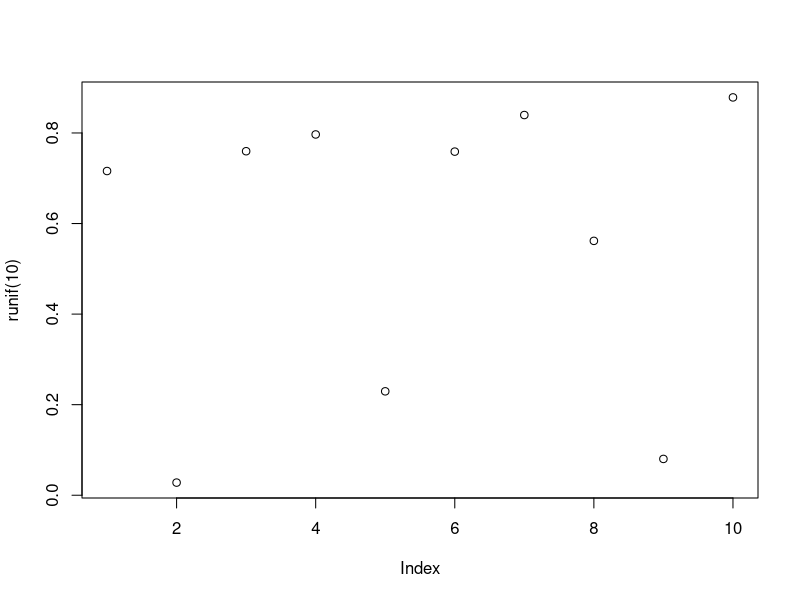
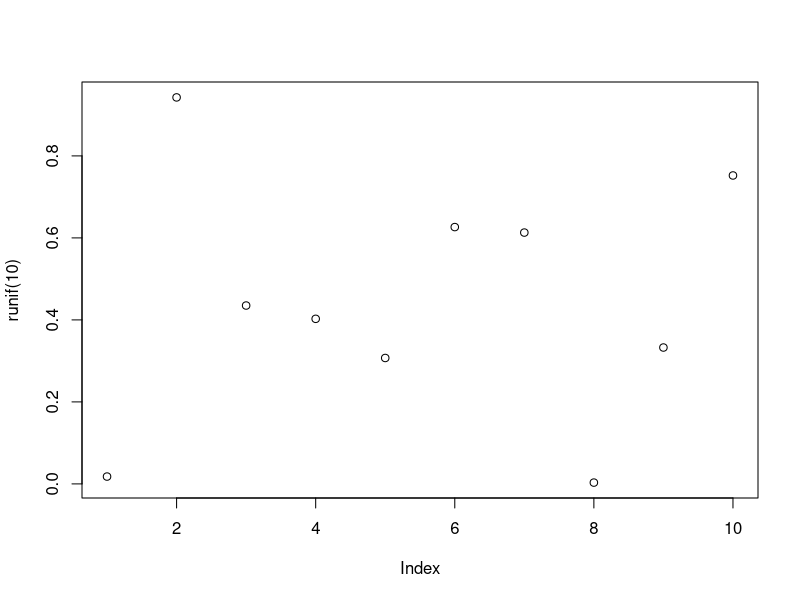

These charts were generated, in order, by the following R code:
## ---- chunk 1
plot(runif(10))
## ---- chunk 2
plot(runif(10))
